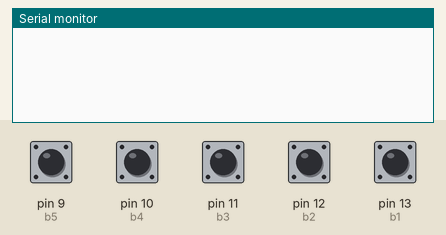
Recording of a sketch running on a simulated Arduino Uno, built with avr-gcc and run on an emulated ATmega328P. Parts: the last lines printed to the serial monitor. The inputs (shaded band) are chosen by the test bench; at power-on: pin 9 (b5), pin 10 (b4), pin 11 (b3), pin 12 (b2), pin 13 (b1) HIGH.

Above: at 1.2 s.
1.3 s: pin 9 (b5) pulled LOW for 0.25 s
At 2.6 s:
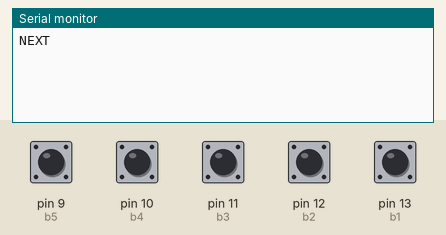
3.0 s: pin 10 (b4) pulled LOW for 0.25 s
At 4.2 s:
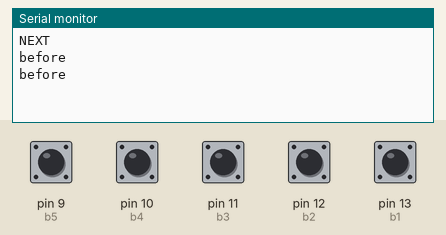
4.7 s: pin 11 (b3) pulled LOW for 0.25 s
At 5.4 s:
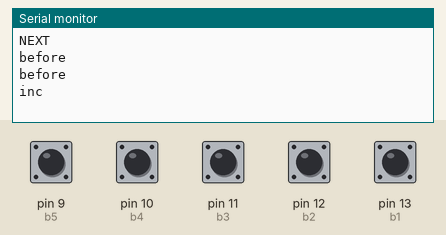
6.4 s: pin 12 (b2) pulled LOW for 0.25 s
At 7.8 s:
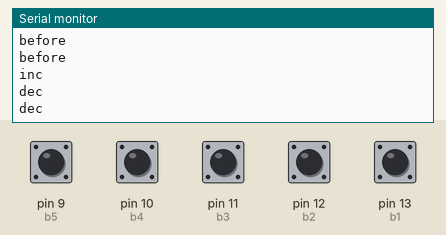
8.1 s: pin 13 (b1) pulled LOW for 0.25 s
At 9.2 s:
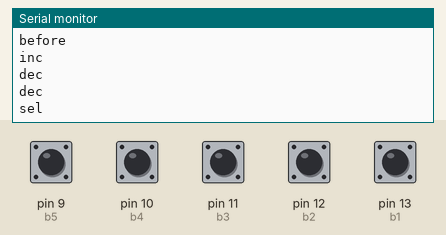

The sketch:

keys.ino
```cpp
#define b1 13
#define b2 12
#define b3 11
#define b4 10
#define b5 9


void setup(){
  pinMode(b1,INPUT_PULLUP);
  pinMode(b2,INPUT_PULLUP);
  pinMode(b3,INPUT_PULLUP);
  pinMode(b4,INPUT_PULLUP);
  pinMode(b5,INPUT_PULLUP);
  //pinMode(13,OUTPUT);
  digitalWrite(13,1);
  Serial.begin(9600);
}

void loop(){
  if(!digitalRead(b1)){ Serial.println("sel");}
  if(!digitalRead(b2)){ Serial.println("dec");}
  if(!digitalRead(b3)){ Serial.println("inc");}
  if(!digitalRead(b4)){ Serial.println("before");}
  if(!digitalRead(b5)){ Serial.println("NEXT");}
  delay(200);
  //digitalWrite(13,(!digitalRead(13)));
}
```

Measured:
- after the input at 1.3 s, the serial monitor: prints a new line after 0.10 s (image 1)
- after the input at 3.0 s, the serial monitor: prints a new line at once (image 2)
- after the input at 4.7 s, the serial monitor: prints a new line after 0.10 s (image 3)
- after the input at 6.4 s, the serial monitor: prints a new line at once (image 4)
- after the input at 8.1 s, the serial monitor: prints a new line after 0.10 s (image 5)
